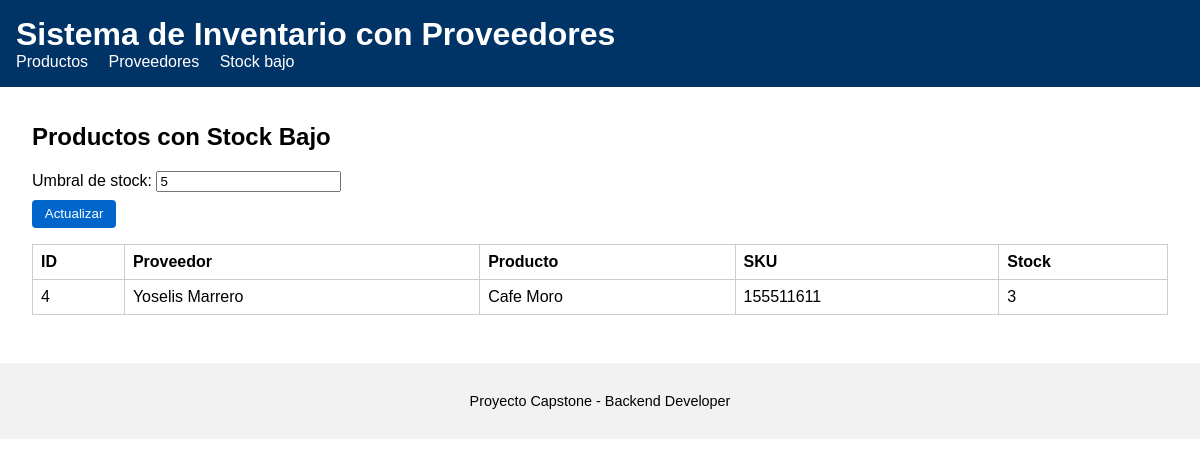
/reports/low-stock, run on the app's committed database.
### models.py (models this page shows, shortened)
class Product(db.Model):
    __tablename__ = "products"
    id = db.Column(db.Integer, primary_key=True)
    supplier_id = db.Column(db.Integer, db.ForeignKey("suppliers.id"), nullable=False)
    name = db.Column(db.String(120), nullable=False)
    sku = db.Column(db.String(80), unique=True, nullable=False)
    stock = db.Column(db.Integer, nullable=False, default=0)
    unit_price = db.Column(db.Float, nullable=False, default=0.0)

class Supplier(db.Model):
    __tablename__ = "suppliers"
    id = db.Column(db.Integer, primary_key=True)
    name = db.Column(db.String(120), nullable=False)
    contact_email = db.Column(db.String(120))
    phone = db.Column(db.String(120))
    products = db.relationship("Product", backref="supplier", lazy=True)

### app.py (the view)
    @app.route("/reports/low-stock")
    def low_stock_report():
        threshold = request.args.get("threshold", default=5, type=int)
        products = Product.query.filter(
            Product.stock < threshold
        ).order_by(Product.stock).all()
        return render_template(
            "low_stock_report.html",
            products=products,
            threshold=threshold
        )

### templates/low_stock_report.html (shortened to what this page needs)
{% extends "base.html" %}
{% block content %}
<h2>Productos con Stock Bajo</h2>
<form method="get" class="filter-form">
    <label>
        Umbral de stock:
        <input type="number" name="threshold" min="0" value="{{ threshold }}">
    </label>
    <button type="submit">Actualizar</button>
</form>
<table>
    <thead>
        <tr>
            <th>ID</th>
            <th>Proveedor</th>
            <th>Producto</th>
            <th>SKU</th>
            <th>Stock</th>
        </tr>
    </thead>
    <tbody>
        {% for product in products %}
        <tr>
            <td>{{ product.id }}</td>
            <td>{{ product.supplier.name }}</td>
            <td>{{ product.name }}</td>
            <td>{{ product.sku }}</td>
            <td>{{ product.stock }}</td>
        </tr>
        {% else %}
        <tr>
            <td colspan="5">No hay productos por debajo del umbral de stock.</td>
        </tr>
        {% endfor %}
    </tbody>
</table>
{% endblock %}

### static/css/styles.css (style rules this page uses)
body { font-family: Arial, sans-serif; margin: 0; padding: 0; }
table { width: 100%; border-collapse: collapse; margin-top: 1rem; }
table th, table td { border: 1px solid #ccc; padding: 0.5rem; text-align: left; }
.btn, button { background: #0066cc; color: white; padding: 0.4rem 0.8rem; border: none; cursor: pointer; border-radius: 4px; }
form label { display: block; margin: 0.5rem 0; }

### data on the page
Product: id "4", supplier.name "Yoselis Marrero", name "Cafe Moro", sku "155511611", stock "3"
